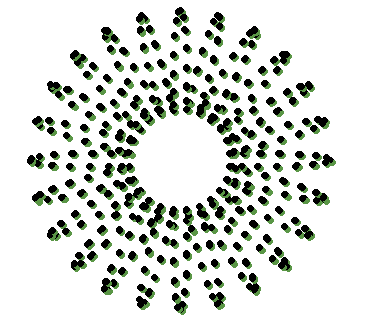
#> input picture image-1.png, 368 x 315 px, given in place of the camera
$ python capasHarry.py
#> lines starting #> are read from the running program, lines starting #| are printed output that depends on the picture; after the words box and inside, x2 and y2 are one past the last pixel; in counts of white or black regions, pixels touching at a corner belong together
import cv2
import numpy as np

#checar ejemplos en lo que subio, como trabaja vitabits


# Captura de video desde la cámara
cap = cv2.VideoCapture(0)

# Permitir que la cámara se estabilice
cv2.waitKey(2000)

# Capturar el fondo durante unos segundos
ret, background = cap.read()
#> background is the input picture: shape (315, 368, 3); mean B, G, R 213, 218, 214.2
if not ret:
    print("Error al capturar el fondo.")
    cap.release()
    exit()

while cap.isOpened():
    ret, frame = cap.read()
    if not ret:
        break

    # Convertir el cuadro a espacio de color HSV
    hsv = cv2.cvtColor(frame, cv2.COLOR_BGR2HSV)
#> hsv: shape (315, 368, 3); mean H, S, V 3.3, 8.6, 218

    # Definir el rango de color de la tela (verde, en este caso) en HSV
    lower_green = np.array([35, 100, 0])
    upper_green = np.array([85, 255, 255])

    # Crear una máscara que detecta el área verde
    mask = cv2.inRange(hsv, lower_green, upper_green)
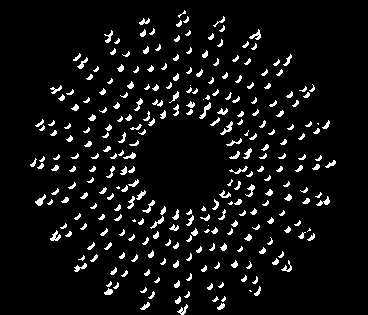
#> mask: shape (315, 368); 6.3% white in thin lines or dots, all inside (x1, y1, x2, y2) = (30, 10, 336, 315)

    # Refinar la máscara (puedes ajustar los parámetros para mejorar la detección)

    # Invertir la máscara para obtener las áreas que no son verdes
    mask_inv = cv2.bitwise_not(mask)

    # Aplicar la máscara a la imagen original para mostrar solo las partes no verdes
    res1 = cv2.bitwise_and(frame, frame, mask=mask_inv)
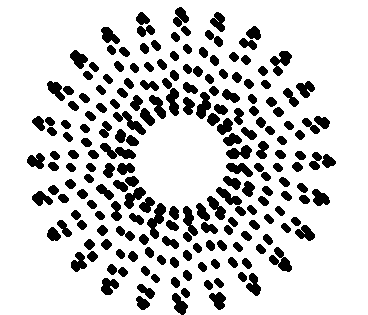
#> res1: shape (315, 368, 3); 81.8% white; 199 black regions, largest, box (x1, y1, x2, y2) and area: (147, 203, 166, 239) 321, (100, 143, 136, 159) 298, (113, 111, 146, 135) 284

    # Aplicar la máscara al fondo para cubrir las partes verdes
    res2 = cv2.bitwise_and(background, background, mask=mask)
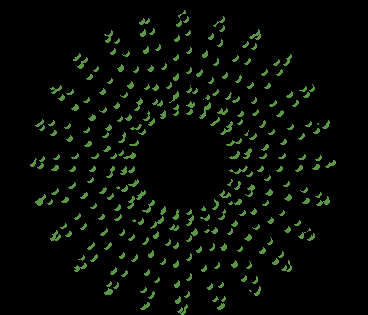
#> res2: shape (315, 368, 3); mean B, G, R 4.4, 9.4, 5.7

    # Combinar ambas imágenes
    final_output = cv2.addWeighted(res1, 1, res2, 1, 0)

    # Mostrar el resultado final
    cv2.imshow("Capa de Invisibilidad", final_output)

    # Presionar 'q' para salir
    if cv2.waitKey(1) & 0xFF == ord('q'):
#> (key q is pressed here)
        break

# Liberar los recursos
cap.release()
cv2.destroyAllWindows()

$ run again, on image-2.png
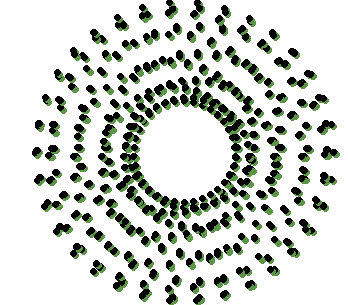
#> input picture image-2.png, 348 x 305 px, given in place of the camera
#> background is the input picture: shape (305, 348, 3); mean B, G, R 203.9, 210.1, 205.4
#> hsv: shape (305, 348, 3); mean H, S, V 4.1, 10.6, 210.1
#> `mask = cv2.inRange(hsv, lower_green, upper_green)`:
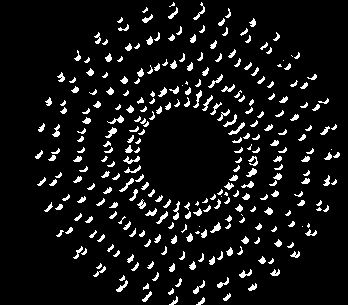
#> mask: shape (305, 348); 7.8% white in thin lines or dots, all inside (x1, y1, x2, y2) = (35, 2, 340, 305)
#> res1: shape (305, 348, 3); 77.8% white; 151 black regions, largest, box (x1, y1, x2, y2) and area: (178, 76, 254, 200) 1991, (116, 123, 180, 224) 1967, (205, 71, 254, 114) 583
#> `res2 = cv2.bitwise_and(background, background, mask=mask)`:
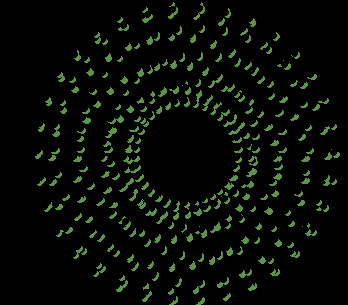
#> res2: shape (305, 348, 3); mean B, G, R 5.5, 11.7, 7

$ run again, on image-3.png
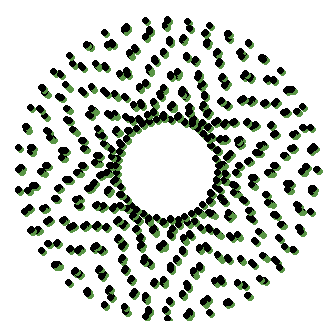
#> input picture image-3.png, 325 x 321 px, given in place of the camera
#> background is the input picture: shape (321, 325, 3); mean B, G, R 201.8, 208.2, 203.4
#> hsv: shape (321, 325, 3); mean H, S, V 4.2, 10.9, 208.2
#> `mask = cv2.inRange(hsv, lower_green, upper_green)`:
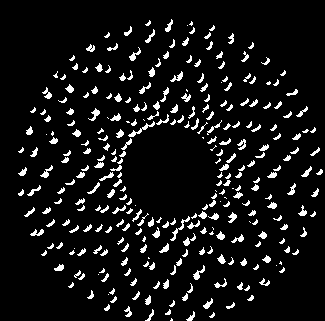
#> mask: shape (321, 325); 8% white in thin lines or dots, all inside (x1, y1, x2, y2) = (18, 19, 323, 321)
#> res1: shape (321, 325, 3); 76.9% white; 146 black regions, largest, box (x1, y1, x2, y2) and area: (92, 98, 250, 253) 6299, (194, 70, 214, 120) 411, (80, 221, 112, 233) 236
#> `res2 = cv2.bitwise_and(background, background, mask=mask)`:
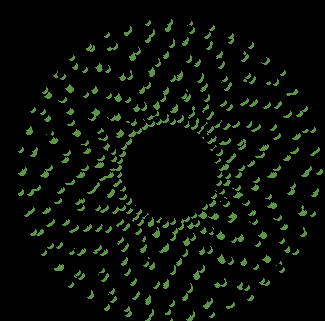
#> res2: shape (321, 325, 3); mean B, G, R 5.6, 12, 7.2

$ run again, on image-4.png
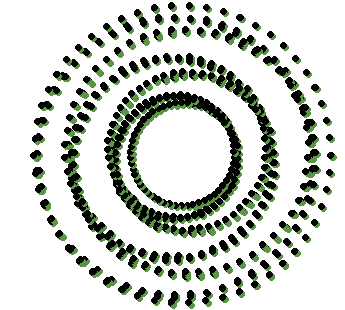
#> input picture image-4.png, 345 x 310 px, given in place of the camera
#> background is the input picture: shape (310, 345, 3); mean B, G, R 202.4, 208.6, 204
#> hsv: shape (310, 345, 3); mean H, S, V 4.1, 10.6, 208.6
#> `mask = cv2.inRange(hsv, lower_green, upper_green)`:
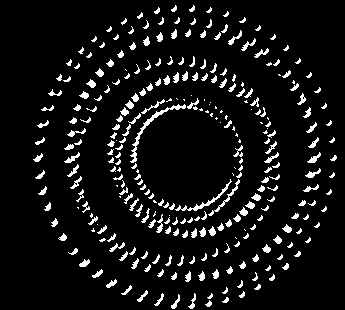
#> mask: shape (310, 345); 7.8% white in thin lines or dots, all inside (x1, y1, x2, y2) = (33, 5, 337, 309)
#> res1: shape (310, 345, 3); 77.2% white; 141 black regions, largest, box (x1, y1, x2, y2) and area: (104, 91, 243, 238) 6877, (189, 60, 280, 168) 1801, (61, 141, 139, 269) 1717
#> `res2 = cv2.bitwise_and(background, background, mask=mask)`:
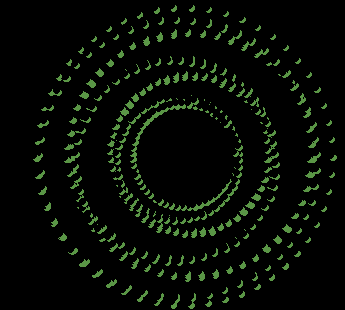
#> res2: shape (310, 345, 3); mean B, G, R 5.5, 11.7, 7
